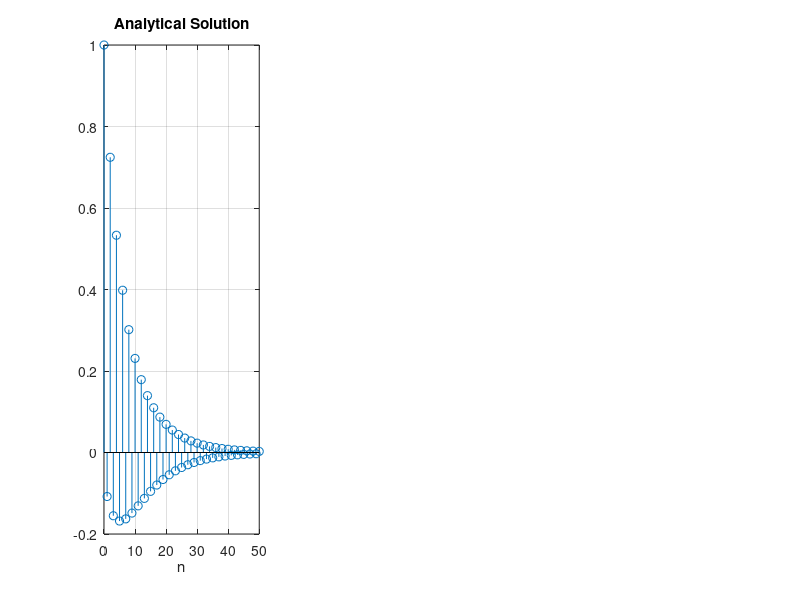

MATLAB code for this plot: (Note: this script raises an error after producing the figure.)
%% Diffence Equation using Convolution

clc;
close all;
clear all;
%% Given Signals

% define global timesteps to use throughout
n = 0:50;

x = (0.8).^n;  % original signal
h = (-0.9).^n;  %filter

%% Analytical solution of Y

% define empty array to store 
Y = [];

for k=0:50
    
    sum = 0;
    
    for i=0:k
        % coeff will be 0.8/-0.9 i.e 0.88
        sum = sum + (-0.88)^i;
    end
    
    % add last term
    Y(i+1) = ((-0.9)^k) * sum;
end

% plot the result using 3 col plot
subplot(1, 3, 1);
stem(n, Y);
grid on;
xlabel("n");
title("Analytical Solution");

%% Using own Functions to calculate Convolution

% take 26 length slices as said
n1 = 1:26;
n2 = 1:26;

x_mini = x(1:26);
h_mini = h(1:26);

%defining the convolution length
max_length = length(x_mini)+length(h_mini)-1;

% padding our signals
[x_mini, h_mini] = pad(x_mini, h_mini);

%performing the folding operation on signal h to produce h(-n)
[h_mini, n2]= fold(h_mini, n2);

%the add function used here calls the multiply function within itself
result = zeros(1,max_length);

for i=1:max_length
    result(i)=add(x_mini, h_mini,i);
end

% flip the timestamps of h
n2 = -fliplr(n2);

% new timestamp
n_new = min(n1)+ min(n2): max(n1)+max(n2);

%plot convolved signal
subplot(1, 3, 2);
stem(n_new, result);
xlabel("n");
title("Applying Convolution");
xlim([n_new(1)-2 n_new(length(n_new))+2]);

%% Using Filter function

% use filter inbuilt
% coeff: a=[1, 0.9], b=[1]

Y_filter = filter([1], [1, 0.9], x);
subplot(1, 3, 3);
stem(n, Y_filter);
grid on;
xlabel("n");
title("Applying Filter");

%% Helper functions

% function to fold
function [h,n2] = fold(h,n2)
    h=fliplr(h);n2=-1.*fliplr(n2);
end
% function to pad
function [padded_x,padded_h] = pad(x_signal,h_signal)
    l1 = length(x_signal);
    l2 = length(h_signal);
    convolved_length = l2+l2-1;
    
    %declare empty matrix for padded sequence
    padded_x = zeros(1,convolved_length);
    padded_h = zeros(1,convolved_length);
    
    padded_x(1:l1)=x_signal;
    padded_h(1:l2)=h_signal;
end
% function to multiply
function [y]=multiply(x,h,n,k)
    y=0;
    l_h= length(h);
    y=x(k)*h(l_h-n+k);
end
% function to add
function [y,n]=add(xk,hk,n)
    y=0;
    for i=1:n
        y=y+multiply(xk,hk,n,i);
    end
    
end
